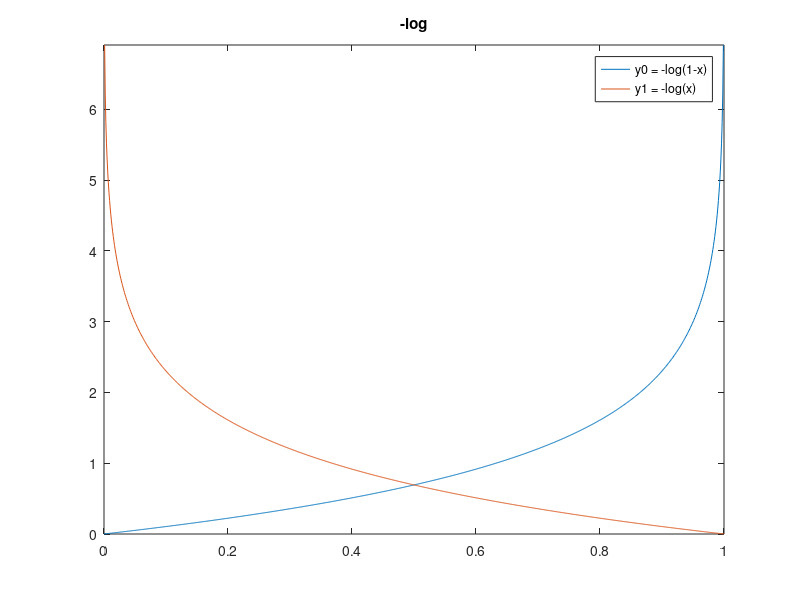
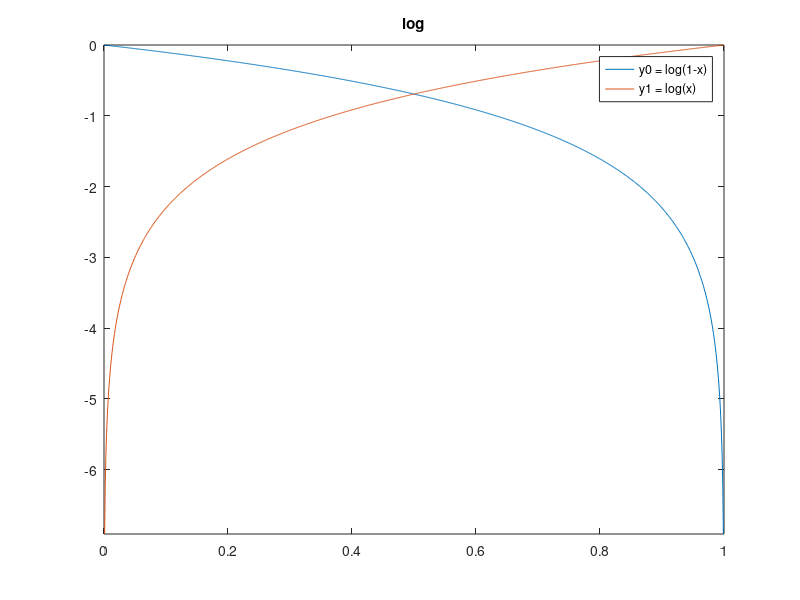

Write MATLAB code to recreate these figures, in order.
x = 0:0.001:1;
y0 = -log(1-x);
y1 = -log(x);
figure(1);
plot(x,y0,x,y1);
axis tight;
title('-log');
legend('y0 = -log(1-x)', 'y1 = -log(x)');

y0 = log(1-x);
y1 = log(x);
figure(2);
plot(x,y0,x,y1);
axis tight;
title('log');
legend('y0 = log(1-x)', 'y1 = log(x)');
